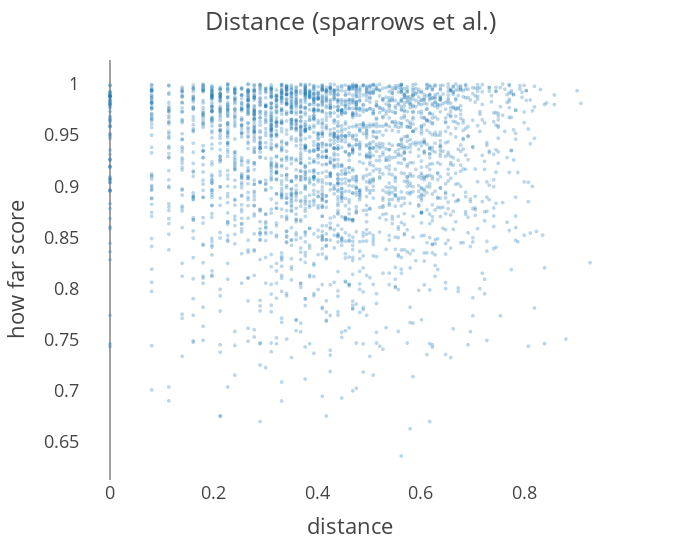
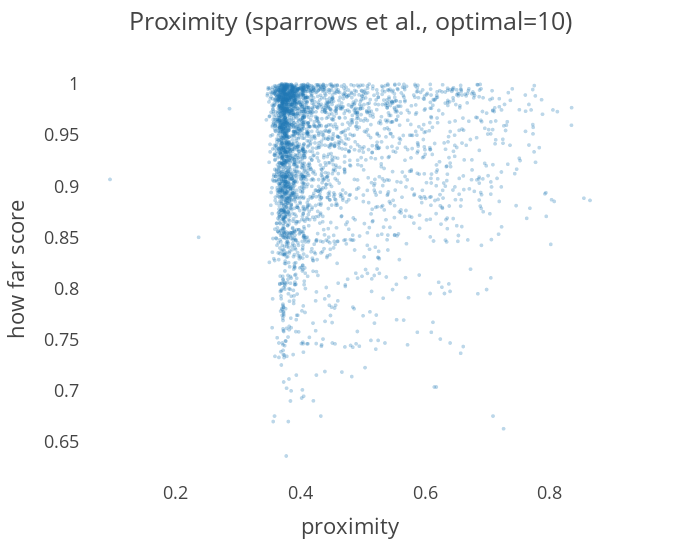
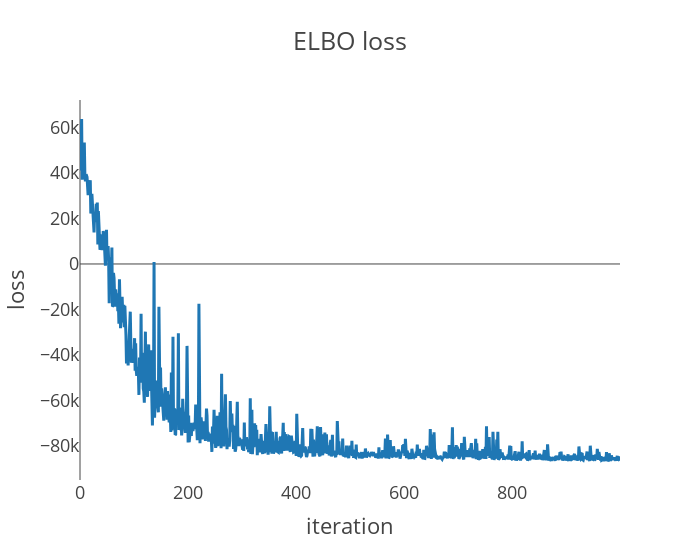
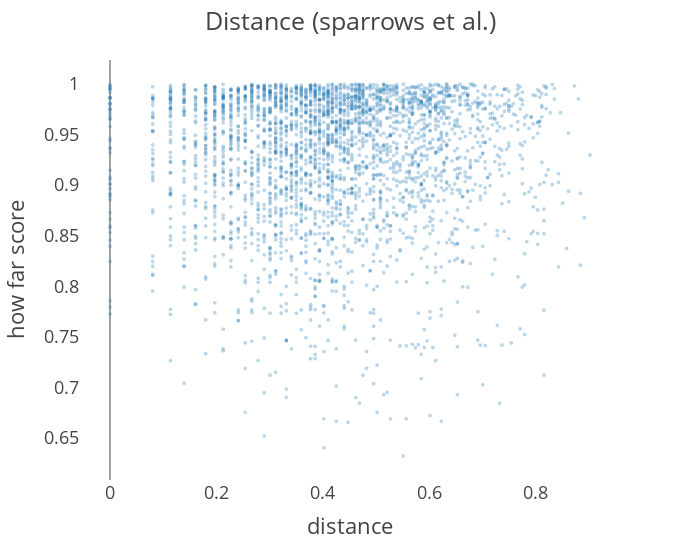

Notebook source saved alongside these figures, in order:
### Code cell
sps_objects = central_park_objects[1]
keys = [10, 20, 30, 40, 50, 60, 70, 80]  # [19, 46, 85]

sps_outcomes = {}

for key in keys:
    obj = sps_objects[key]
    print(f"Working on sparrows et al. with optimal={key}")
    distance, proximity, how_far = cp_prep_data_for_iference(obj)
    ft.visualise_forager_predictors(
        distance,
        proximity,
        how_far,
        vis_sampling_rate=0.05,
        titles=[
            f"Distance (sparrows et al.)",
            f"Proximity (sparrows et al., optimal={key})",
        ],
        x_axis_labels=["distance", "proximity"],
    )

    sps_outcomes[key] = get_samples(distance, proximity, how_far)

### Figure 1 — Plotly figure (JSON) as saved in the notebook; plotly's stock layout.template omitted (floating-point values rounded to 4 significant figures; data arrays with more than 128 entries replaced by an {"elided": "..."} marker saying what was removed)
{"data": [{"hovertemplate": "trace=%{x}<br>how_far_score=%{y}<extra></extra>", "legendgroup": "", "marker": {"color": "#1F77B4", "opacity": 0.3, "size": 4, "symbol": "circle"}, "mode": "markers", "name": "", "showlegend": false, "type": "scattergl", "x": {"elided": "3029 float values"}, "xaxis": "x", "y": {"elided": "3029 float values"}, "yaxis": "y"}], "layout": {"legend": {"tracegroupgap": 0}, "margin": {"t": 60}, "title": {"text": "Distance (sparrows et al.)"}, "width": 700, "xaxis": {"anchor": "y", "domain": [0, 1], "showgrid": false, "title": {"text": "distance"}}, "yaxis": {"anchor": "x", "domain": [0, 1], "showgrid": false, "title": {"text": "how far score"}}}}

### Figure 2 — Plotly figure (JSON) as saved in the notebook; plotly's stock layout.template omitted (floating-point values rounded to 4 significant figures; data arrays with more than 128 entries replaced by an {"elided": "..."} marker saying what was removed)
{"data": [{"hovertemplate": "proximity=%{x}<br>how_far_score=%{y}<extra></extra>", "legendgroup": "", "marker": {"color": "#1F77B4", "opacity": 0.3, "size": 4, "symbol": "circle"}, "mode": "markers", "name": "", "showlegend": false, "type": "scattergl", "x": {"elided": "3029 float values"}, "xaxis": "x", "y": {"elided": "3029 float values"}, "yaxis": "y"}], "layout": {"legend": {"tracegroupgap": 0}, "margin": {"t": 60}, "title": {"text": "Proximity (sparrows et al., optimal=10)"}, "width": 700, "xaxis": {"anchor": "y", "domain": [0, 1], "showgrid": false, "title": {"text": "proximity"}}, "yaxis": {"anchor": "x", "domain": [0, 1], "showgrid": false, "title": {"text": "how far score"}}}}

### Figure 3 — Plotly figure (JSON) as saved in the notebook; plotly's stock layout.template omitted (floating-point values rounded to 4 significant figures; data arrays with more than 128 entries replaced by an {"elided": "..."} marker saying what was removed)
{"data": [{"hovertemplate": "x=%{x}<br>y=%{y}<extra></extra>", "legendgroup": "", "line": {"color": "#1F77B4", "dash": "solid"}, "marker": {"symbol": "circle"}, "mode": "lines", "name": "", "orientation": "v", "showlegend": false, "type": "scatter", "x": {"elided": "1000 int values"}, "xaxis": "x", "y": {"elided": "1000 float values"}, "yaxis": "y"}], "layout": {"legend": {"tracegroupgap": 0}, "title": {"text": "ELBO loss"}, "width": 700, "xaxis": {"anchor": "y", "domain": [0, 1], "showgrid": false, "title": {"text": "iteration"}}, "yaxis": {"anchor": "x", "domain": [0, 1], "showgrid": false, "title": {"text": "loss"}}}}

### Figure 4 — Plotly figure (JSON) as saved in the notebook; plotly's stock layout.template omitted (floating-point values rounded to 4 significant figures; data arrays with more than 128 entries replaced by an {"elided": "..."} marker saying what was removed)
{"data": [{"hovertemplate": "trace=%{x}<br>how_far_score=%{y}<extra></extra>", "legendgroup": "", "marker": {"color": "#1F77B4", "opacity": 0.3, "size": 4, "symbol": "circle"}, "mode": "markers", "name": "", "showlegend": false, "type": "scattergl", "x": {"elided": "3029 float values"}, "xaxis": "x", "y": {"elided": "3029 float values"}, "yaxis": "y"}], "layout": {"legend": {"tracegroupgap": 0}, "margin": {"t": 60}, "title": {"text": "Distance (sparrows et al.)"}, "width": 700, "xaxis": {"anchor": "y", "domain": [0, 1], "showgrid": false, "title": {"text": "distance"}}, "yaxis": {"anchor": "x", "domain": [0, 1], "showgrid": false, "title": {"text": "how far score"}}}}
